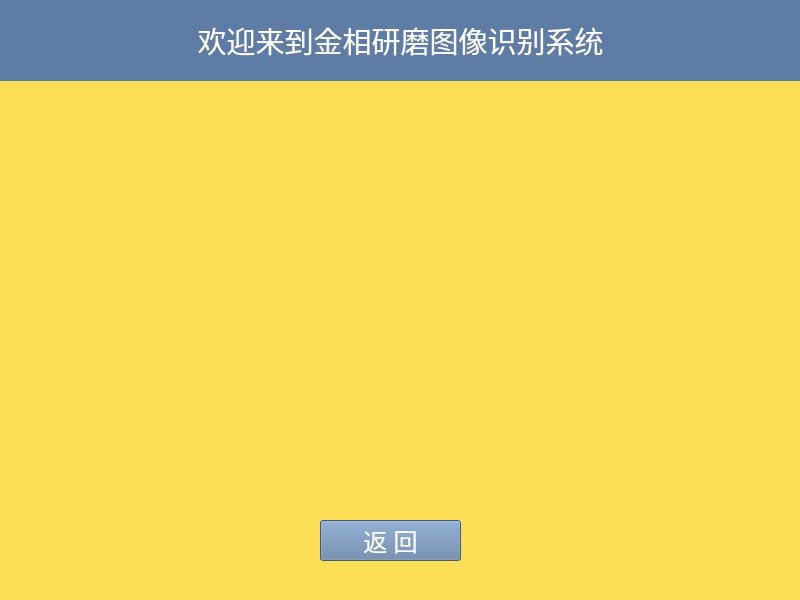
<?xml version="1.0" encoding="UTF-8"?>
<ui version="4.0">
 <class>MainWindow</class>
 <widget class="QMainWindow" name="MainWindow">
  <property name="geometry">
   <rect>
    <x>0</x>
    <y>0</y>
    <width>800</width>
    <height>600</height>
   </rect>
  </property>
  <property name="windowTitle">
   <string>MainWindow</string>
  </property>
  <property name="styleSheet">
   <string notr="true">background-color: rgb(252, 223, 86);</string>
  </property>
  <widget class="QWidget" name="centralwidget">
   <widget class="QLabel" name="label">
    <property name="geometry">
     <rect>
      <x>0</x>
      <y>0</y>
      <width>801</width>
      <height>81</height>
     </rect>
    </property>
    <property name="styleSheet">
     <string notr="true">background-color: rgb(95, 125, 164);
color: rgb(255, 255, 255);</string>
    </property>
    <property name="text">
     <string>&lt;html&gt;&lt;head/&gt;&lt;body&gt;&lt;p align=&quot;center&quot;&gt;&lt;span style=&quot; font-size:22pt;&quot;&gt;欢迎来到金相研磨图像识别系统&lt;/span&gt;&lt;/p&gt;&lt;/body&gt;&lt;/html&gt;</string>
    </property>
   </widget>
   <widget class="QPushButton" name="pushButton_4">
    <property name="geometry">
     <rect>
      <x>320</x>
      <y>520</y>
      <width>141</width>
      <height>41</height>
     </rect>
    </property>
    <property name="font">
     <font>
      <family>Agency FB</family>
      <pointsize>18</pointsize>
     </font>
    </property>
    <property name="styleSheet">
     <string notr="true">background-color: rgb(95, 125, 164);
color: rgb(255, 255, 255);</string>
    </property>
    <property name="text">
     <string>返 回</string>
    </property>
   </widget>
  </widget>
  <widget class="QStatusBar" name="statusbar"/>
 </widget>
 <resources/>
 <connections/>
</ui>
